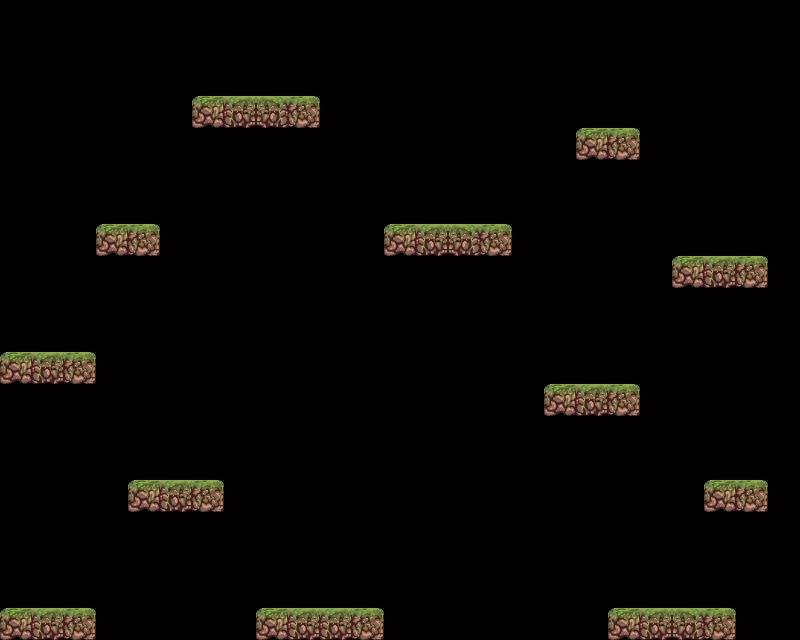

A 2D game scene composited from a Tiled map and its tileset images. What follows is a short description and the map's XML, with every tile layer's data as written:
An orthogonal 25x20 tile map with 32x32 px tiles, 1 tile layer (Tile Layer 1).

<map version="1.8" tiledversion="1.8.4" orientation="orthogonal" renderorder="right-down" width="25" height="20" tilewidth="32" tileheight="32" infinite="0" nextlayerid="2" nextobjectid="1">
 <tileset firstgid="1" source="../tiles/tileset.tsx" />
 <layer id="1" name="Tile Layer 1" width="25" height="20">
  <data encoding="csv">
0,0,0,0,0,0,0,0,0,0,0,0,0,0,0,0,0,0,0,0,0,0,0,0,0,
0,0,0,0,0,0,0,0,0,0,0,0,0,0,0,0,0,0,0,0,0,0,0,0,0,
0,0,0,0,0,0,0,0,0,0,0,0,0,0,0,0,0,0,0,0,0,0,0,0,0,
0,0,0,0,0,0,1,2,3,4,0,0,0,0,0,0,0,0,0,0,0,0,0,0,0,
0,0,0,0,0,0,0,0,0,0,0,0,0,0,0,0,0,0,1,4,0,0,0,0,0,
0,0,0,0,0,0,0,0,0,0,0,0,0,0,0,0,0,0,0,0,0,0,0,0,0,
0,0,0,0,0,0,0,0,0,0,0,0,0,0,0,0,0,0,0,0,0,0,0,0,0,
0,0,0,1,4,0,0,0,0,0,0,0,1,2,3,4,0,0,0,0,0,0,0,0,0,
0,0,0,0,0,0,0,0,0,0,0,0,0,0,0,0,0,0,0,0,0,1,2,4,0,
0,0,0,0,0,0,0,0,0,0,0,0,0,0,0,0,0,0,0,0,0,12,12,12,0,
0,0,0,0,0,0,0,0,0,0,0,0,0,0,0,0,0,0,0,0,0,0,0,0,0,
1,2,4,0,0,0,0,0,0,0,0,0,0,0,0,0,0,0,0,0,0,0,0,0,0,
0,0,0,0,0,0,0,0,0,0,0,0,0,0,0,0,0,1,2,4,0,0,0,0,0,
0,0,0,0,0,0,0,0,0,0,0,0,0,0,0,0,0,7,7,7,0,0,0,0,0,
0,0,0,0,0,0,0,0,0,0,0,0,0,0,0,0,0,0,0,0,0,0,0,0,0,
0,0,0,0,1,2,4,0,0,0,0,0,0,0,0,0,0,0,0,0,0,0,1,4,0,
0,0,0,0,0,0,0,0,0,0,0,0,0,0,0,0,0,0,0,0,0,0,0,0,0,
0,0,0,0,0,0,0,0,0,0,0,0,0,0,0,0,0,0,0,0,0,0,0,0,0,
0,0,0,0,0,0,0,0,0,0,0,0,0,0,0,0,0,0,0,0,0,0,0,0,0,
1,2,4,0,0,0,0,0,1,2,2,4,0,0,0,0,0,0,0,1,2,3,4,0,0
</data>
 </layer>
</map>